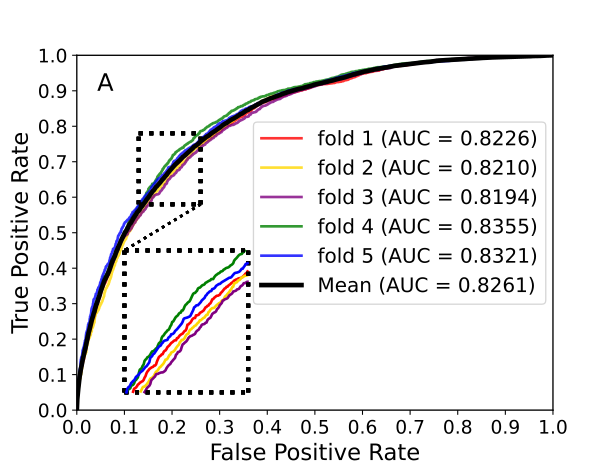

Reproduce this figure in Python.
import os
import time
import numpy as np
import pandas as pd
import csv
import math
import random
from sklearn.model_selection import KFold,StratifiedKFold
from sklearn.metrics import accuracy_score
from sklearn.model_selection import train_test_split
from sklearn.metrics import confusion_matrix
from sklearn.metrics import classification_report
from sklearn.ensemble import RandomForestClassifier

from sklearn.model_selection import StratifiedKFold
import matplotlib.pyplot as plt
from sklearn.metrics import roc_curve, auc
from scipy import interp
from itertools import cycle
from sklearn.model_selection import KFold,LeaveOneOut,LeavePOut,ShuffleSplit



def ReadMyCsv(SaveList, fileName):
    csv_reader = csv.reader(open(fileName))
    for row in csv_reader:
        for i in range(len(row)):
            row[i] = float(row[i])
        SaveList.append(row)
    return

def storFile(data, fileName):
    with open(fileName, "w", newline='') as csvfile:
        writer = csv.writer(csvfile)
        writer.writerows(data)
    return

def MyEnlarge(x0, y0, width, height, x1, y1, times, mean_fpr, mean_tpr, thickness=1, color = 'blue'):
    def MyFrame(x0, y0, width, height):
        import matplotlib.pyplot as plt
        import numpy as np

        x1 = np.linspace(x0, x0, num=20)
        y1 = np.linspace(y0, y0, num=20)
        xk = np.linspace(x0, x0 + width, num=20)
        yk = np.linspace(y0, y0 + height, num=20)

        xkn = []
        ykn = []
        counter = 0
        while counter < 20:
            xkn.append(x1[counter] + width)
            ykn.append(y1[counter] + height)
            counter = counter + 1

        plt.plot(x1, yk, color='k', linestyle=':', lw=3, alpha=1)
        plt.plot(xk, y1, color='k', linestyle=':', lw=3, alpha=1)
        plt.plot(xkn, yk, color='k', linestyle=':', lw=3, alpha=1)
        plt.plot(xk, ykn, color='k', linestyle=':', lw=3, alpha=1)

        return

    width2 = times * width
    height2 = times * height
    MyFrame(x0, y0, width, height)
    MyFrame(x1, y1, width2, height2)


    xp = np.linspace(x0 + width, x1, num=20)
    yp = np.linspace(y0, y1 + height2, num=20)
    plt.plot(xp, yp, color='k', linestyle=':', lw=2, alpha=1)


    XDottedLine = []
    YDottedLine = []
    counter = 0
    while counter < len(mean_fpr):
        if mean_fpr[counter] > x0 and mean_fpr[counter] < (x0 + width) and mean_tpr[counter] > y0 and mean_tpr[counter] < (y0 + height):
            XDottedLine.append(mean_fpr[counter])
            YDottedLine.append(mean_tpr[counter])
        counter = counter + 1


    counter = 0
    while counter < len(XDottedLine):
        XDottedLine[counter] = (XDottedLine[counter] - x0) * times + x1
        YDottedLine[counter] = (YDottedLine[counter] - y0) * times + y1
        counter = counter + 1


    plt.plot(XDottedLine, YDottedLine, color=color, lw=2, alpha=1)
    return

def MyConfusionMatrix(y_real,y_predict):
    from sklearn.metrics import confusion_matrix
    CM = confusion_matrix(y_real, y_predict)
    print(CM)
    CM = CM.tolist()
    TN = CM[0][0]
    FP = CM[0][1]
    FN = CM[1][0]
    TP = CM[1][1]
    print('TN:%d, FP:%d, FN:%d, TP:%d' % (TN, FP, FN, TP))
    Acc = (TN + TP) / (TN + TP + FN + FP)
    Sen = TP / (TP + FN)
    Spec = TN / (TN + FP)
    Prec = TP / (TP + FP)
    MCC = (TP * TN - FP * FN) / math.sqrt((TP + FP) * (TP + FN) * (TN + FP) * (TN + FN))

    print('Acc:', round(Acc, 4))
    print('Sen:', round(Sen, 4))
    print('Spec:', round(Spec, 4))
    print('Prec:', round(Prec, 4))
    print('MCC:', round(MCC, 4))
    Result = []
    Result.append(round(Acc, 4))
    Result.append(round(Sen, 4))
    Result.append(round(Spec, 4))
    Result.append(round(Prec, 4))
    Result.append(round(MCC, 4))
    return Result

def MyAverage(matrix):
    SumAcc = 0
    SumSen = 0
    SumSpec = 0
    SumPrec = 0
    SumMcc = 0
    counter = 0
    while counter < len(matrix):
        SumAcc = SumAcc + matrix[counter][0]
        SumSen = SumSen + matrix[counter][1]
        SumSpec = SumSpec + matrix[counter][2]
        SumPrec = SumPrec + matrix[counter][3]
        SumMcc = SumMcc + matrix[counter][4]
        counter = counter + 1
    print('AverageAcc:', SumAcc / len(matrix))
    print('AverageSen:', SumSen / len(matrix))
    print('AverageSpec:', SumSpec / len(matrix))
    print('AveragePrec:', SumPrec / len(matrix))
    print('AverageMcc:', SumMcc / len(matrix))
    return

def MyStd(result):
    import numpy as np
    NewMatrix = []
    counter = 0
    while counter < len(result[0]):
        row = []
        NewMatrix.append(row)
        counter = counter + 1
    counter = 0
    while counter < len(result):
        counter1 = 0
        while counter1 < len(result[counter]):
            NewMatrix[counter1].append(result[counter][counter1])
            counter1 = counter1 + 1
        counter = counter + 1
    StdList = []
    MeanList = []
    counter = 0
    while counter < len(NewMatrix):

        arr_std = np.std(NewMatrix[counter], ddof=1)
        StdList.append(arr_std)

        arr_mean = np.mean(NewMatrix[counter])
        MeanList.append(arr_mean)
        counter = counter + 1


    result.append(MeanList)
    result.append(StdList)

    counter = 0
    while counter < len(result):
        counter1 = 0
        while counter1 < len(result[counter]):
            result[counter][counter1] = round(result[counter][counter1] * 100, 2)
            counter1 = counter1 + 1
        counter = counter + 1

    counter = 0
    while counter < len(StdList):
        result[5][counter] = str(result[5][counter]) + str('+') + str(result[6][counter])
        counter = counter + 1

    return result

tprs = []
aucs = []
mean_fpr = np.linspace(0, 1, 1000)
i = 0
colorlist = ['red', 'gold', 'purple', 'green', 'blue', 'black']


AllResult = []

counter0 = 0
while counter0 < 5:
    print(i)

    RealAndPrediction = []
    RealAndPredictionProb = []
    RAPName = 'RealAndPredictionA+B' + str(counter0) + '.csv'
    RAPNameProb = 'RealAndPredictionProbA+B' + str(counter0) + '.csv'
    ReadMyCsv(RealAndPrediction, RAPName)
    ReadMyCsv(RealAndPredictionProb, RAPNameProb)

    Real = []
    Prediction = []
    PredictionProb = []
    counter = 0
    while counter < len(RealAndPrediction):
        Real.append(int(RealAndPrediction[counter][0]))
        Prediction.append(RealAndPrediction[counter][1])
        PredictionProb.append(RealAndPredictionProb[counter][1])
        counter = counter + 1


    fpr, tpr, thresholds = roc_curve(Real,PredictionProb)

    fpr = fpr.tolist()
    tpr = tpr.tolist()
    fpr.insert(0, 0)
    tpr.insert(0, 0)
    tprs.append(interp(mean_fpr, fpr, tpr))
    tprs[-1][0] = 0.0
    roc_auc = auc(fpr, tpr)
    aucs.append(roc_auc)
    plt.plot(fpr, tpr, lw=2, alpha=0.8, color=colorlist[i],
             label='fold %d (AUC = %0.4f)' % (i+1, roc_auc))

    # MyEnlarge(0.05, 0.6, 0.1, 0.2, 0.1, 0.05, 2.2, mean_fpr, tprs[i], 1.5, colorlist[i])
    MyEnlarge(0.13, 0.58, 0.13, 0.2, 0.1, 0.05, 2, mean_fpr, tprs[i], 1.5, colorlist[i])


    Result = MyConfusionMatrix(Real, Prediction)
    AllResult.append(Result)
    AllResult[i].append(roc_auc)

    i += 1
    counter0 = counter0 + 1


MyAverage(AllResult)

MyNew = MyStd(AllResult)
storFile(MyNew, '五折的表（由保存值生成）.csv')
print(MyNew)


mean_tpr = np.mean(tprs, axis=0)
mean_tpr[-1] = 1.0
mean_auc = auc(mean_fpr, mean_tpr)
std_auc = np.std(aucs)
print('mean_fpr', mean_fpr)
print('mean_tpr', mean_tpr)

FprAndTpr = []
counter = 0
while counter < len(mean_fpr):
    pair = []
    pair.append(mean_fpr[counter])
    pair.append(mean_tpr[counter])
    FprAndTpr.append(pair)
    counter = counter + 1
storFile(FprAndTpr, 'RNAInterFprAndTprA+B.csv')
plt.plot(mean_fpr, mean_tpr, color='black',
         label=r'Mean (AUC = %0.4f)' % (mean_auc),
         lw=3.5, alpha=1)


plt.xlabel('False Positive Rate',fontsize=17)
plt.ylabel('True Positive Rate',fontsize=17)

plt.locator_params("x", nbins=10)  # x轴分为5分的刻度值
plt.locator_params("y", nbins=10)
plt.xticks(fontsize=14)
plt.yticks(fontsize=14)
# plt.xlim([-0.05, 1.05])
# plt.ylim([-0.05, 1.05])
plt.ylim([0.0, 1.0])
plt.xlim([0.0, 1.0])


plt.legend(bbox_to_anchor=(0.35, 0.84), fontsize=15)

plt.gca().spines['bottom'].set_linewidth(1)
plt.gca().spines['left'].set_linewidth(1)
plt.gca().spines['right'].set_linewidth(1)
plt.gca().spines['top'].set_linewidth(1)

style = dict(size=18, color='black')
plt.text(0.06, 0.9, s='A', ha='center', **style)

plt.savefig('ROC-5fold.svg')
plt.savefig('ROC-5fold.tif')
plt.show()























